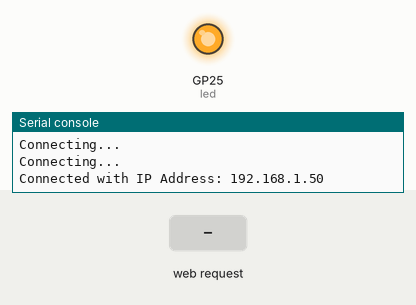
Bench run of a program on a simulated Raspberry Pi Pico running MicroPython. On the bench: output pins drawn as LEDs (lit = HIGH), the last lines printed to the serial console. Inputs (shaded band) come from the test bench. WiFi joins after 1.5 s; values from a settings file that is not in the repository are placeholders.

Above: at 6.2 s.
6.3 s: HTTP request GET /light/on received
7.8 s: HTTP request GET /light/off received
At 8.6 s:
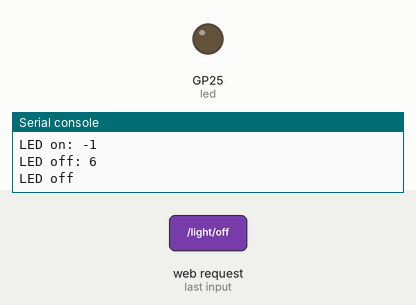
Timing chart, 0 to 10.8 s (numbered marks = the images above; inputs shaded):
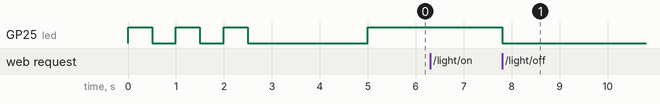

The program:

main.py
```python
import network
import ubinascii
import socket
from time import sleep
from machine import Pin

import secrets

MAX_WAIT = 10

led = Pin("LED", Pin.OUT)


def setupUi():
    for i in range(3):
        led.on()
        sleep(0.5)
        led.off()
        sleep(0.5)


def setupNetwork():
    wlan = network.WLAN(network.STA_IF)
    wlan.active(True)

    mac = ubinascii.hexlify(network.WLAN().config("mac"), ":").decode()
    print("MAC Address:", mac)

    print("Connecting to", secrets.SSID)
    wlan.connect(secrets.SSID, secrets.PASSWORD)

    max_wait = MAX_WAIT
    while max_wait > 0:
        if wlan.status() < 0 or wlan.status() >= 3:
            break
        max_wait -= 1
        print("Connecting...")
        sleep(1)

    if wlan.status() != 3:
        raise RuntimeError("Could not connect")
    else:
        status = wlan.ifconfig()
        print("Connected with IP Address:", status[0])
        led.on()

    return wlan


def setupServer():
    addr = socket.getaddrinfo("0.0.0.0", 80)[0][-1]

    connection = socket.socket()
    connection.bind(addr)
    connection.listen(1)

    while True:
        try:
            client, addr = connection.accept()
            print("Client connected from", addr[0])
            request = client.recv(1024)
            # print(request)

            request = str(request)
            led_on = request.find("/light/on")
            led_off = request.find("/light/off")
            print("LED on:", str(led_on))
            print("LED off:", str(led_off))

            state = "UNKNOWN"

            if led_on == 6:
                print("LED on")
                led.on()
                state = "ON"

            if led_off == 6:
                print("LED off")
                led.off()
                state = "OFF"

            html = (
                """
                <!DOCTYPE html>
                <html>
                    <head>
                        <title>Raspberry Pi Pico W</title>
                    </head>
                    <body>
                        <h1>Raspberry Pi Pico W</h1>
                        <p>LED is %s</p>
                        <form action="/light/on">
                            <input type="submit" value="On " />
                        </form>
                        <form action="/light/off">
                            <input type="submit" value="Off" />
                        </form>
                    </body>
                </html>
            """
                % state
            )

            client.send("HTTP/1.0 200 OK\r\nContent-type: text/html\r\n\r\n")
            client.send(html)
            client.close()

        except OSError as e:
            client.close()
            print("Client disconnected")


setupUi()
setupNetwork()
setupServer()
```

Measured:
- after the input at 7.8 s, GP25 (led): HIGH → LOW at once
